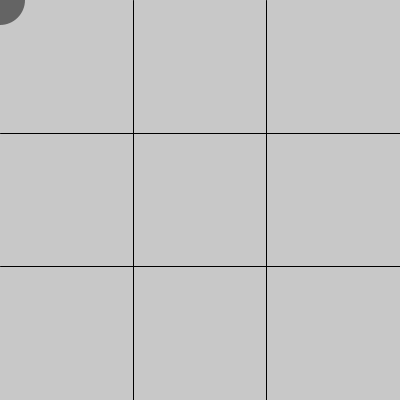
Frame 1 (no input)
Frame 60 (the mouse pressed at the canvas centre just before this capture): identical to frame 1, image omitted
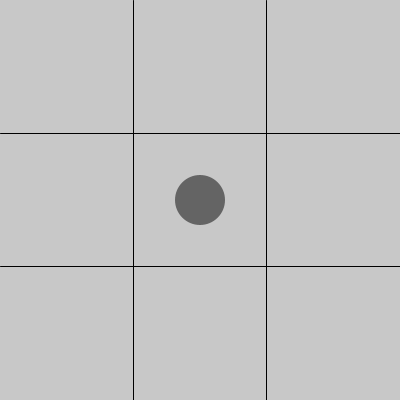
Frame 120 (the mouse held since frame 60 and released just before this capture)

The Processing sketch that drew these frames (run headless with seeded random() and noise(); from frame 60 on, the mouse is pressed at the canvas centre):

// Processing sketch: Assignment_4_processing
// ── Assignment_4_processing.pde
void setup(){
size (400,400);
}

void draw(){
 background(200);
 stroke(0);
 line(133,0,133,400); //L vertical
 line(0,133,400,133); //up horozontal
 line(266,0,266,400); //R vertical
 line(0,266,400,266); //down horozontal
 
 //draw moving objects
 fill(100);
 noStroke();
 ellipse(mouseX,mouseY,50,50);
 fill(0,130);
// text("Word", 20,40,30,30);
}
